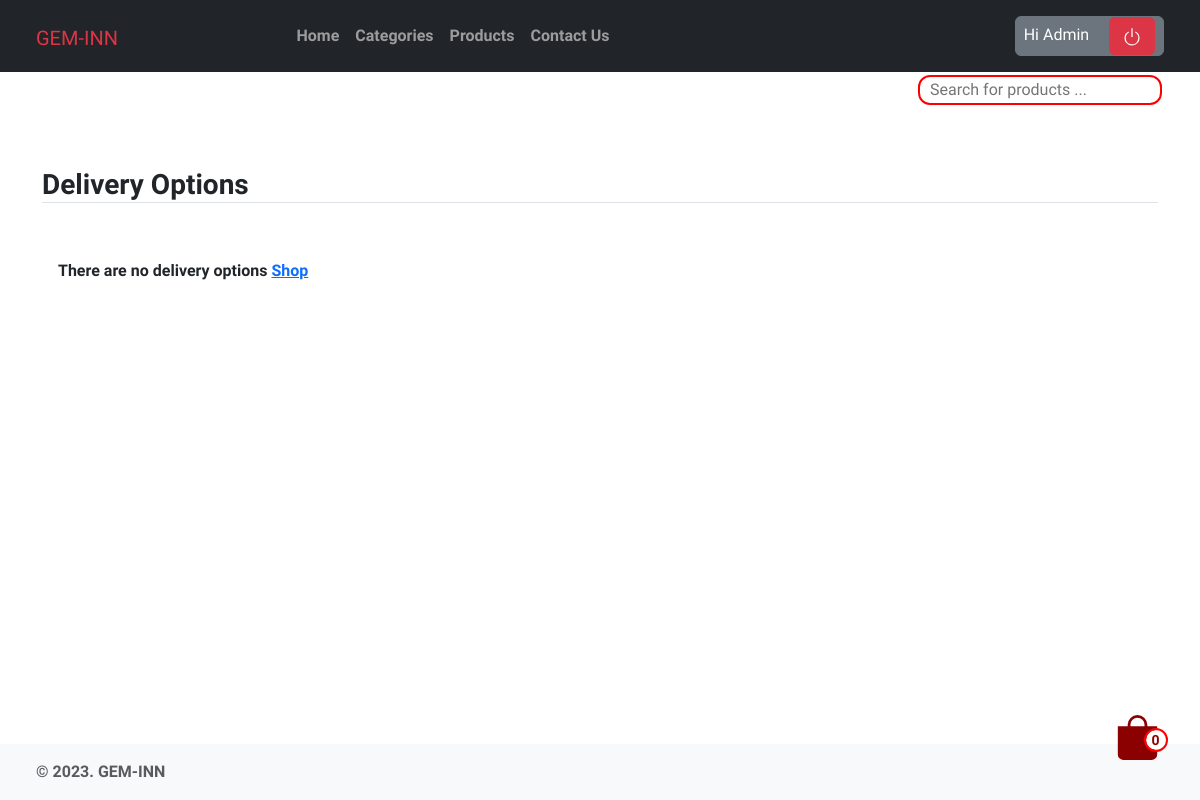
The app's page /checkout/deliverychoices (signed in), older data.
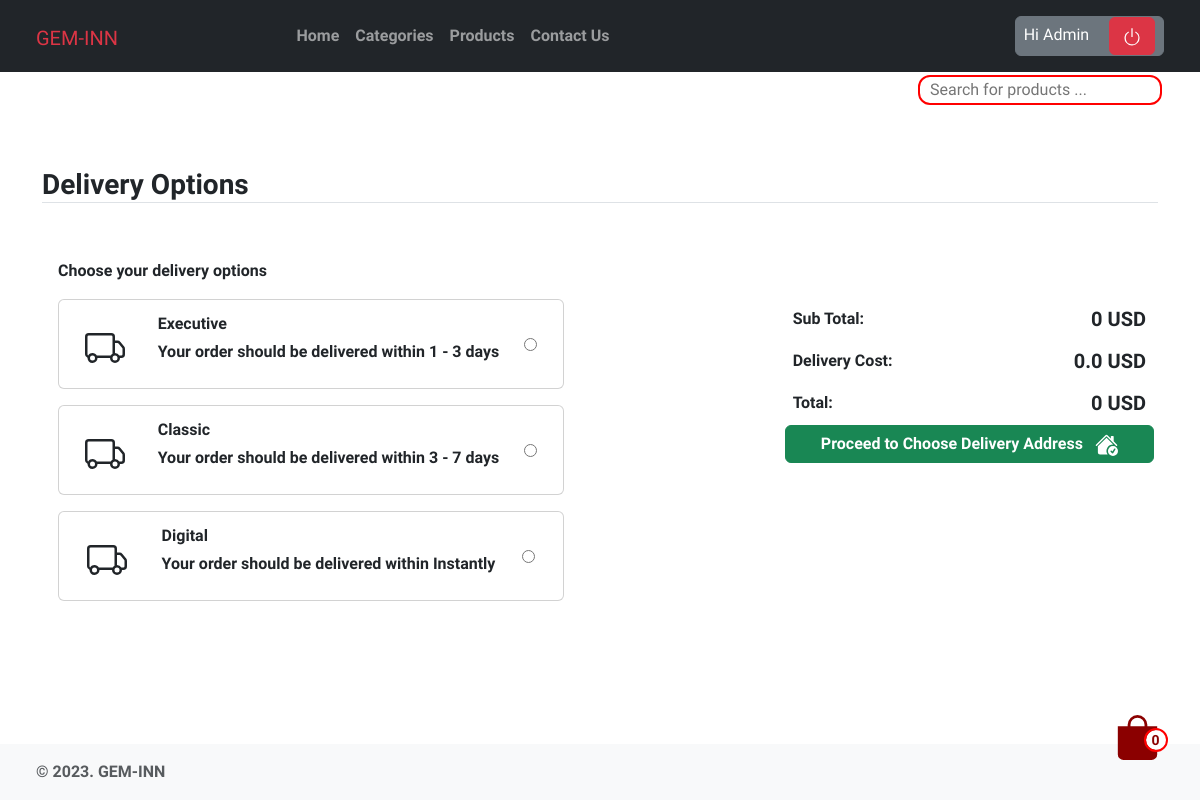
The same page, newer data.
### checkout/models.py (models this page shows, shortened)
class DeliveryOptions(models.Model):
    DELIVERY_CHOICES = [
        ('IS', 'In Store'),
        ('HD', 'Home Delivery'),
        ('DD', 'Digital Delivery'),
    ]
    delivery_name = models.CharField(
        verbose_name=_('Delivery Name'),
        help_text=_('Required'),
        max_length=255,
    )
    delivery_price = models.DecimalField(
        verbose_name=_('Delivery Price'),
        help_text=_('Maximum 999.99'),
        max_digits=5,
        decimal_places=2,
    )
    delivery_method = models.CharField(
        choices=DELIVERY_CHOICES,
        verbose_name=_('Delivery Method'),
        help_text=_('Required'),
        max_length=255,
    )
    delivery_timeframe = models.CharField(
        verbose_name=_('Delivery Timeframe'),
        help_text=_('Required'),
        max_length=255,
    )
    delivery_window = models.CharField(
        verbose_name=_('Delivery Window'),
        help_text=_('Required'),
        max_length=255,
    )
    order = models.IntegerField(verbose_name=_(
        'list order'), help_text=_('Required'), default=0)
    is_active = models.BooleanField(default=True)
    class Meta:
        verbose_name = _('Delivery Option')
        verbose_name_plural = _('Delivery Options')

### checkout/views.py (the view)
# urls.py: path("deliverychoices", views.deliverychoices, name="deliverychoices"),
@login_required
def deliverychoices(request):
    deliveryoptions = DeliveryOptions.objects.filter(is_active=True)
    return render(request, "checkout/delivery_choices.html", {"deliveryoptions": deliveryoptions})

### bag/bag.py (called while the page is built)
    def __len__(self):
        return sum(item["qty"] for item in self.bag.values())

    def get_subtotal_price(self):
        return sum(Decimal(item["price"]) * item["qty"] for item in self.bag.values())

    def get_delivery_price(self):
        newprice = 0.00
        if "purchase" in self.session:
            newprice = DeliveryOptions.objects.get(
                id=self.session["purchase"]["delivery_id"]).delivery_price
        return newprice

    def get_total_price(self):
        newprice = 0.00
        subtotal = sum(Decimal(item["price"]) * item["qty"]
                       for item in self.bag.values())
        if "purchase" in self.session:
            newprice = DeliveryOptions.objects.get(
                id=self.session["purchase"]["delivery_id"]).delivery_price
        total = subtotal + Decimal(newprice)
        return total

### bag/context_processors.py (called while the page is built)
def bag(request):
    return {'bag': Bag(request)}

### checkout/templates/checkout/delivery_choices.html (shortened to what this page needs)
{% extends 'base.html' %}
{% load static %}
{% load mathfilters %}
{% block heading %}Delivery Options{% endblock %}
{% block content %}
    <section>
        {% if deliveryoptions|length != 0 %}
        <div class="mb-3 px-3">
            <p>Choose your delivery options</p>
        </div>
        {% endif %}
        <div>
            <div class="row px-3 justify-content-between">
                {% if deliveryoptions|length == 0 %}
                    <div class="">There are no delivery options <a href="{% url 'pages:products' %}">Shop</a>
                    </div>
                {% else %}
                    <div class="col-sm-12 col-md-7 col-lg-6">
                    {% for option in deliveryoptions %}
                        <div class="card mb-3 border-1 rounded product-item me-md-4" data-index="{{ option.id }}">
                            <div class="d-flex justify-content-around align-items-center px-3 py-1">
                                <div class="">
                                </div>
                                <div class="">
                                    <div class="card-body p-1">
                                    <p class="card-text ps-2 mb-1 pt-1 fw-bold">{{ option.delivery_name }}</p>
                                    <p class="card-text ps-2 pb-3">Your order should be delivered within {{ option.delivery_timeframe }}</p>
                                    </div>
                                </div>
                                <div class="">
                                    <input class="align-middle h-100" type="radio" name="deliveryOption" id="{{ option.id }}"
                                    value="{{ option.id }}">
                                </div>
                            </div>
                        </div>
                    {% endfor %}
                    </div>
                    <div class="col-sm-12 col-md-4 col-lg-4 order-md-last p-0 order-3 flex-end">
                        <div class="d-flex bd-highlight ms-0">
                            <div class="p-2 flex-grow-1 bd-highlight">Sub Total:</div>
                            <div class="p-2 bd-highlight"><span id="sub_total"
                                class="fw-bold h5">{{ bag.get_subtotal_price }} <span class="fw-bold h5">USD</span></span>
                            </div>
                        </div>
                        <div class="d-flex bd-highlight">
                            <div class="p-2 flex-grow-1 bd-highlight">Delivery Cost:</div>
                            <div class="p-2 bd-highlight"><span id="delivery_price"
                                class="fw-bold h5">{{ bag.get_delivery_price }} <span class="fw-bold h5">USD</span></span>
                            </div>
                        </div>
                        <div class="d-flex bd-highlight">
                            <div class="p-2 flex-grow-1 bd-highlight">Total:</div>
                            <div class="p-2 bd-highlight"><span id="total"
                                class="fw-bold h5">{{ bag.get_total_price }} <span class="fw-bold h5">USD</span></span>
                            </div>
                        </div>
                        <a role="button" href="{% url 'checkout:delivery_address' %}" class="btn btn-success fw-bold w-100"
                        type="button">
                            Proceed to Choose Delivery Address &nbsp;
                        </a>
                    </div>
                {% endif %}
            </div>
        </div>
    </section>
{% endblock %}

Row changes from the older to the newer data that the page shows:
added DeliveryOptions: delivery_name "Executive", delivery_timeframe "1 - 3 days"
added DeliveryOptions: delivery_name "Classic", delivery_timeframe "3 - 7 days"
added DeliveryOptions: delivery_name "Digital", delivery_timeframe "Instantly"
Text that changed along with them:
{{ bag.get_subtotal_price }}: (not shown) → "0"
{{ bag.get_delivery_price }}: (not shown) → "0.0"
{{ bag.get_total_price }}: (not shown) → "0"
text no longer shown: "There are no delivery options Shop"
text now shown: "Choose your delivery options Sub Total: USD Delivery Cost: USD Total: USD Proceed to Choose Delivery Address"
